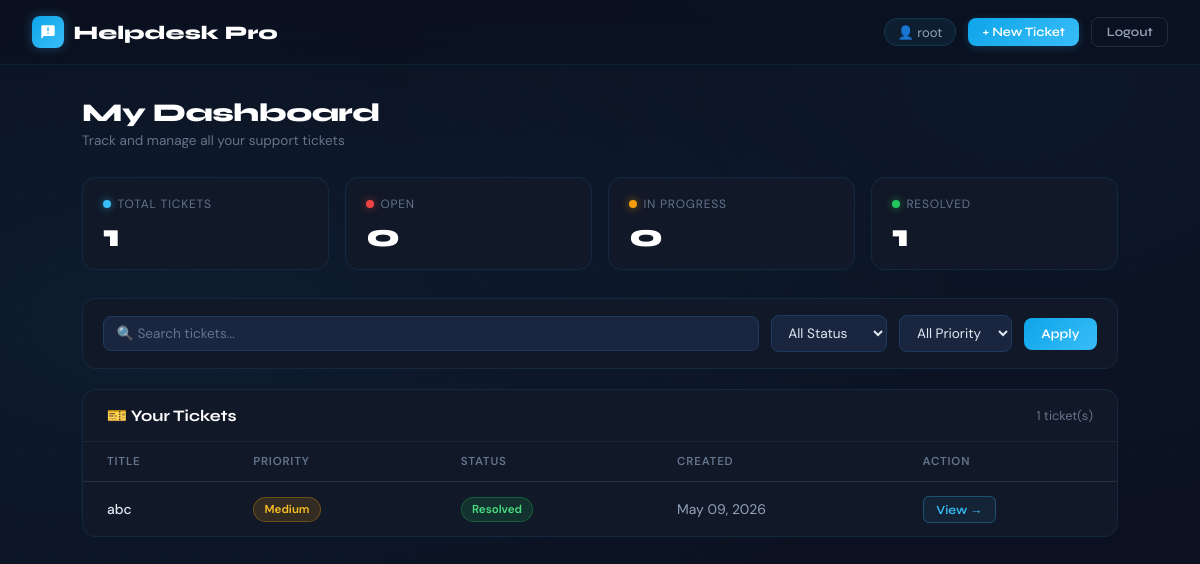
The page /dashboard/ (signed in) on the database its author committed.
### tickets/models.py (models this page shows, shortened)
class Ticket(models.Model):
    STATUS_CHOICES = [
        ('Open', 'Open'),
        ('In Progress', 'In Progress'),
        ('Resolved', 'Resolved'),
    ]
    PRIORITY_CHOICES = [
        ('Low', 'Low'),
        ('Medium', 'Medium'),
        ('High', 'High'),
    ]
    user = models.ForeignKey(User, on_delete=models.CASCADE, related_name='tickets')
    assigned_to = models.ForeignKey(User, on_delete=models.SET_NULL, null=True, blank=True, related_name='assigned_tickets')
    title = models.CharField(max_length=200)
    description = models.TextField()
    priority = models.CharField(max_length=10, choices=PRIORITY_CHOICES)
    status = models.CharField(max_length=20, choices=STATUS_CHOICES, default='Open')
    created_at = models.DateTimeField(auto_now_add=True)
    updated_at = models.DateTimeField(auto_now=True)
    class Meta:
        ordering = ['-created_at']

### tickets/views.py (the view)
# urls.py: path('dashboard/', views.user_dashboard, name='user_dashboard'),
@login_required
def user_dashboard(request):
    tickets = Ticket.objects.filter(user=request.user)
    query = request.GET.get('q')
    if query:
        tickets = tickets.filter(
            Q(title__icontains=query) | Q(description__icontains=query)
        )
    status   = request.GET.get('status')
    priority = request.GET.get('priority')
    if status:   tickets = tickets.filter(status=status)
    if priority: tickets = tickets.filter(priority=priority)
    stats = {
        'total':       Ticket.objects.filter(user=request.user).count(),
        'open':        Ticket.objects.filter(user=request.user, status='Open').count(),
        'in_progress': Ticket.objects.filter(user=request.user, status='In Progress').count(),
        'resolved':    Ticket.objects.filter(user=request.user, status='Resolved').count(),
    }
    return render(request, 'user_dashboard.html', {'tickets': tickets, 'stats': stats})

### tickets/templates/user_dashboard.html (shortened to what this page needs)
<!DOCTYPE html>
<html lang="en">
<head>
</head>
<body>
<nav class="navbar">
  <a href="/" class="nav-brand">
    <div class="nav-brand-icon">
      <svg viewBox="0 0 24 24"><path d="M20 2H4c-1.1 0-2 .9-2 2v18l4-4h14c1.1 0 2-.9 2-2V4c0-1.1-.9-2-2-2zm-7 9h-2V5h2v6zm0 4h-2v-2h2v2z"/></svg>
    </div>
    Helpdesk Pro
  </a>
  <div class="nav-right">
    <span class="nav-user">👤 {{ request.user.username }}</span>
    <a href="/create/" class="btn-nav btn-cyan">+ New Ticket</a>
    <form action="/logout/" method="POST" style="display:inline;">
      <button class="btn-nav btn-outline" type="submit">Logout</button>
    </form>
  </div>
</nav>
<div class="page">
  <div class="page-header">
    <h1>My Dashboard</h1>
    <p>Track and manage all your support tickets</p>
  </div>
  <div class="stats-grid">
    <div class="stat-card">
      <div class="stat-label"><span class="stat-dot dot-cyan"></span>Total Tickets</div>
      <div class="stat-value">{{ stats.total }}</div>
    </div>
    <div class="stat-card">
      <div class="stat-label"><span class="stat-dot dot-danger"></span>Open</div>
      <div class="stat-value">{{ stats.open }}</div>
    </div>
    <div class="stat-card">
      <div class="stat-label"><span class="stat-dot dot-warning"></span>In Progress</div>
      <div class="stat-value">{{ stats.in_progress }}</div>
    </div>
    <div class="stat-card">
      <div class="stat-label"><span class="stat-dot dot-success"></span>Resolved</div>
      <div class="stat-value">{{ stats.resolved }}</div>
    </div>
  </div>
  <div class="filter-card">
    <form method="GET" style="display:flex;gap:0.75rem;flex-wrap:wrap;width:100%;align-items:center;">
      <input type="text" name="q" value="{{ request.GET.q }}" placeholder="🔍 Search tickets...">
      <select name="status">
        <option value="">All Status</option>
      </select>
      <select name="priority">
        <option value="">All Priority</option>
      </select>
      <button type="submit" class="btn-apply">Apply</button>
    </form>
  </div>
  <div class="table-card">
    <div class="table-header">
      <h2>🎫 Your Tickets</h2>
      <span style="font-size:0.8rem;color:var(--text-muted);">{{ tickets|length }} ticket(s)</span>
    </div>
    {% if tickets %}
    <table>
      <thead>
        <tr>
          <th>Title</th>
          <th>Priority</th>
          <th>Status</th>
          <th>Created</th>
          <th>Action</th>
        </tr>
      </thead>
      <tbody>
        {% for ticket in tickets %}
        <tr>
          <td>{{ ticket.title }}</td>
          <td>
            {% if ticket.priority == "High" %}<span class="badge badge-danger">High</span>
            {% elif ticket.priority == "Medium" %}<span class="badge badge-warning">Medium</span>
            {% else %}<span class="badge badge-muted">Low</span>{% endif %}
          </td>
          <td>
            {% if ticket.status == "Open" %}<span class="badge badge-danger">Open</span>
            {% elif ticket.status == "In Progress" %}<span class="badge badge-info">In Progress</span>
            {% else %}<span class="badge badge-success">Resolved</span>{% endif %}
          </td>
          <td>{{ ticket.created_at|date:"M d, Y" }}</td>
          <td><a href="/ticket/{{ ticket.id }}/" class="btn-view">View →</a></td>
        </tr>
        {% endfor %}
      </tbody>
    </table>
    {% else %}
    <div class="empty-state">
      <div class="big">🎫</div>
      No tickets found. <a href="/create/" style="color:var(--cyan);">Create your first ticket</a>
    </div>
    {% endif %}
  </div>
</div>
</body>
</html>

### rows shown on the page
Ticket: title "abc", priority "Medium", status "Resolved", created_at "May 09, 2026"

### other values the page prints
{{ request.user.username }} "root"
{{ stats.total }} "1"
{{ stats.open }} "0"
{{ stats.in_progress }} "0"
{{ stats.resolved }} "1"
{{ tickets|length }} "1"
